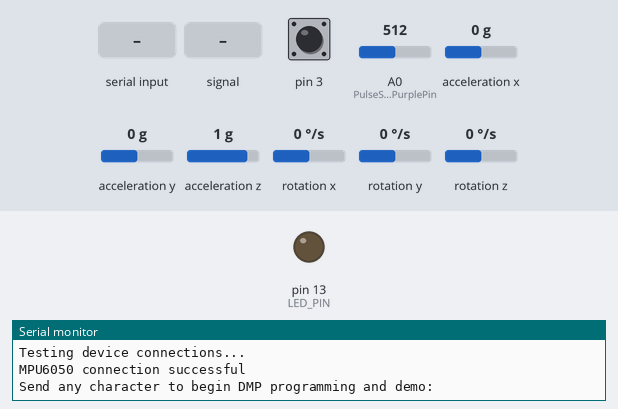
Bench run of a sketch on a simulated Arduino Leonardo, built with avr-gcc and run on an emulated ATmega32U4. Parts: output pins drawn as LEDs (lit = HIGH), the last lines printed to the serial monitor. Inputs (shaded band) come from the test bench; at power-on: A0 (PulseSensorPurplePin) = 512, pin 3 HIGH, acceleration x 0 g, acceleration y 0 g, acceleration z 1 g, rotation x 0 °/s, rotation y 0 °/s, rotation z 0 °/s. The sensor or clock chip raises its interrupt line as the real part does.

Above: at 0.8 s.
0.9 s: "1\n" received over Serial
2.9 s: A0 (PulseSensorPurplePin) fed a 200 Hz sine of ±255 counts around its level
At 3.4 s:
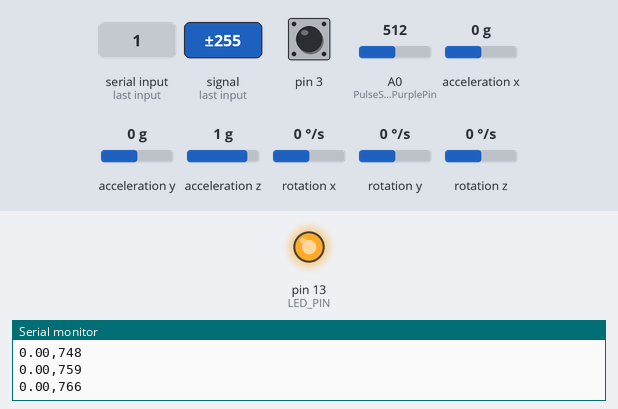
5.9 s: A0 (PulseSensorPurplePin) set to 646
At 7.1 s:
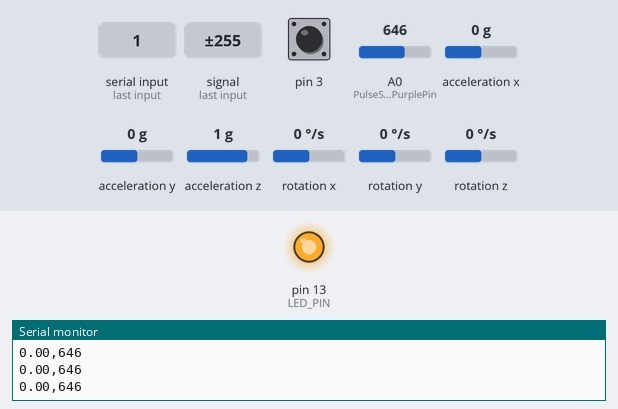
7.4 s: A0 (PulseSensorPurplePin) set to 626
At 8.5 s:
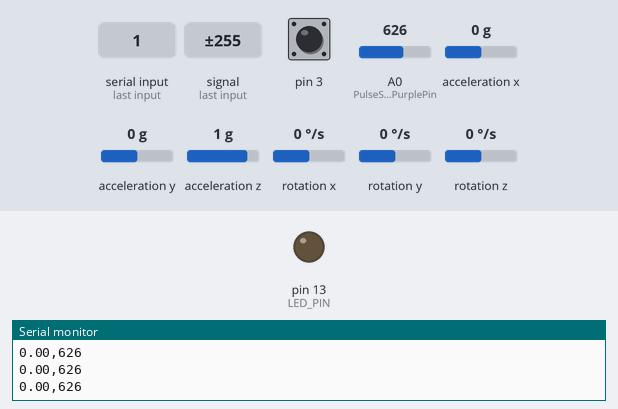
Timing chart, 0 to 9.9 s (numbered marks = the images above; inputs shaded):
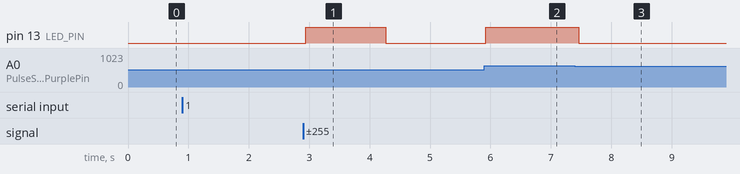

Measured:
- after the input at 2.9 s, pin 13 (LED_PIN): LOW → HIGH after 0.05 s, → LOW 1.3 s later
- after the input at 5.9 s, pin 13 (LED_PIN): LOW → HIGH at once
- after the input at 7.4 s, pin 13 (LED_PIN): HIGH → LOW after 0.06 s

The sketch:

sleep_quality_data_analysis.ino
```cpp
#include <PulseSensorPlayground.h>

// I2C device class (I2Cdev) demonstration Arduino sketch for MPU6050 class using DMP (MotionApps v2.0)
// 6/21/2012 by Jeff Rowberg <jeff@rowberg.net>
// Updates should (hopefully) always be available at https://github.com/jrowberg/i2cdevlib
//
// Changelog:
//      2013-05-08 - added seamless Fastwire support
//                 - added note about gyro calibration
//      2012-06-21 - added note about Arduino 1.0.1 + Leonardo compatibility error
//      2012-06-20 - improved FIFO overflow handling and simplified read process
//      2012-06-19 - completely rearranged DMP initialization code and simplification
//      2012-06-13 - pull gyro and accel data from FIFO packet instead of reading directly
//      2012-06-09 - fix broken FIFO read sequence and change interrupt detection to RISING
//      2012-06-05 - add gravity-compensated initial reference frame acceleration output
//                 - add 3D math helper file to DMP6 example sketch
//                 - add Euler output and Yaw/Pitch/Roll output formats
//      2012-06-04 - remove accel offset clearing for better results (thanks Sungon Lee)
//      2012-06-01 - fixed gyro sensitivity to be 2000 deg/sec instead of 250
//      2012-05-30 - basic DMP initialization working

/* ============================================
I2Cdev device library code is placed under the MIT license
Copyright (c) 2012 Jeff Rowberg

Permission is hereby granted, free of charge, to any person obtaining a copy
of this software and associated documentation files (the "Software"), to deal
in the Software without restriction, including without limitation the rights
to use, copy, modify, merge, publish, distribute, sublicense, and/or sell
copies of the Software, and to permit persons to whom the Software is
furnished to do so, subject to the following conditions:

The above copyright notice and this permission notice shall be included in
all copies or substantial portions of the Software.

THE SOFTWARE IS PROVIDED "AS IS", WITHOUT WARRANTY OF ANY KIND, EXPRESS OR
IMPLIED, INCLUDING BUT NOT LIMITED TO THE WARRANTIES OF MERCHANTABILITY,
FITNESS FOR A PARTICULAR PURPOSE AND NONINFRINGEMENT. IN NO EVENT SHALL THE
AUTHORS OR COPYRIGHT HOLDERS BE LIABLE FOR ANY CLAIM, DAMAGES OR OTHER
LIABILITY, WHETHER IN AN ACTION OF CONTRACT, TORT OR OTHERWISE, ARISING FROM,
OUT OF OR IN CONNECTION WITH THE SOFTWARE OR THE USE OR OTHER DEALINGS IN
THE SOFTWARE.
===============================================
*/

// I2Cdev and MPU6050 must be installed as libraries, or else the .cpp/.h files
// for both classes must be in the include path of your project
#include "I2Cdev.h"

#include "MPU6050_6Axis_MotionApps20.h"
//#include "MPU6050.h" // not necessary if using MotionApps include file

// Arduino Wire library is required if I2Cdev I2CDEV_ARDUINO_WIRE implementation
// is used in I2Cdev.h
#if I2CDEV_IMPLEMENTATION == I2CDEV_ARDUINO_WIRE
    #include "Wire.h"
#endif

// class default I2C address is 0x68
// specific I2C addresses may be passed as a parameter here
// AD0 low = 0x68 (default for SparkFun breakout and InvenSense evaluation board)
// AD0 high = 0x69
MPU6050 mpu;
//MPU6050 mpu(0x69); // <-- use for AD0 high

/* =========================================================================
   NOTE: In addition to connection 3.3v, GND, SDA, and SCL, this sketch
   depends on the MPU-6050's INT pin being connected to the Arduino's
   external interrupt #0 pin. On the Arduino Uno and Mega 2560, this is
   digital I/O pin 2.
 * ========================================================================= */

/* =========================================================================
   NOTE: Arduino v1.0.1 with the Leonardo board generates a compile error
   when using Serial.write(buf, len). The Teapot output uses this method.
   The solution requires a modification to the Arduino USBAPI.h file, which
   is fortunately simple, but annoying. This will be fixed in the next IDE
   release. For more info, see these links:

   http://arduino.cc/forum/index.php/topic,109987.0.html
   http://code.google.com/p/arduino/issues/detail?id=958
 * ========================================================================= */


// uncomment "OUTPUT_READABLE_QUATERNION" if you want to see the actual
// quaternion components in a [w, x, y, z] format (not best for parsing
// on a remote host such as Processing or something though)
//#define OUTPUT_READABLE_QUATERNION

// uncomment "OUTPUT_READABLE_EULER" if you want to see Euler angles
// (in degrees) calculated from the quaternions coming from the FIFO.
// Note that Euler angles suffer from gimbal lock (for more info, see
// http://en.wikipedia.org/wiki/Gimbal_lock)
#define OUTPUT_READABLE_EULER
int PulseSensorPurplePin = 0;        // Pulse Sensor PURPLE WIRE connected to ANALOG PIN 0
int LED13 = 13;   //  The on-board Arduion LED


int Signal;                // holds the incoming raw data. Signal value can range from 0-1024
int Threshold = 636;            // Determine which Signal to "count as a beat", and which to ingore.

int sp=1000,x1=0,x2=0,x3=0,x4=0,x5=0;

// uncomment "OUTPUT_READABLE_YAWPITCHROLL" if you want to see the yaw/
// pitch/roll angles (in degrees) calculated from the quaternions coming
// from the FIFO. Note this also requires gravity vector calculations.
// Also note that yaw/pitch/roll angles suffer from gimbal lock (for
// more info, see: http://en.wikipedia.org/wiki/Gimbal_lock)
//#define OUTPUT_READABLE_YAWPITCHROLL

// uncomment "OUTPUT_READABLE_REALACCEL" if you want to see acceleration
// components with gravity removed. This acceleration reference frame is
// not compensated for orientation, so +X is always +X according to the
// sensor, just without the effects of gravity. If you want acceleration
// compensated for orientation, us OUTPUT_READABLE_WORLDACCEL instead.
//#define OUTPUT_READABLE_REALACCEL

// uncomment "OUTPUT_READABLE_WORLDACCEL" if you want to see acceleration
// components with gravity removed and adjusted for the world frame of
// reference (yaw is relative to initial orientation, since no magnetometer
// is present in this case). Could be quite handy in some cases.
//#define OUTPUT_READABLE_WORLDACCEL

// uncomment "OUTPUT_TEAPOT" if you want output that matches the
// format used for the InvenSense teapot demo
//#define OUTPUT_TEAPOT


#define LED_PIN 13 // (Arduino is 13, Teensy is 11, Teensy++ is 6)
bool blinkState = false;
char incomingval=0;

// MPU control/status vars
bool dmpReady = false;  // set true if DMP init was successful
uint8_t mpuIntStatus;   // holds actual interrupt status byte from MPU
uint8_t devStatus;      // return status after each device operation (0 = success, !0 = error)
uint16_t packetSize;    // expected DMP packet size (default is 42 bytes)
uint16_t fifoCount;     // count of all bytes currently in FIFO
uint8_t fifoBuffer[64]; // FIFO storage buffer

// orientation/motion vars
Quaternion q;           // [w, x, y, z]         quaternion container
VectorInt16 aa;         // [x, y, z]            accel sensor measurements
VectorInt16 aaReal;     // [x, y, z]            gravity-free accel sensor measurements
VectorInt16 aaWorld;    // [x, y, z]            world-frame accel sensor measurements
VectorFloat gravity;    // [x, y, z]            gravity vector
float euler[3];         // [psi, theta, phi]    Euler angle container
float ypr[3];           // [yaw, pitch, roll]   yaw/pitch/roll container and gravity vector

// packet structure for InvenSense teapot demo
uint8_t teapotPacket[14] = { '$', 0x02, 0,0, 0,0, 0,0, 0,0, 0x00, 0x00, '\r', '\n' };


// ================================================================
// ===               INTERRUPT DETECTION ROUTINE                ===
// ================================================================

volatile bool mpuInterrupt = false;     // indicates whether MPU interrupt pin has gone high
void dmpDataReady() {
    mpuInterrupt = true;
}


// ================================================================
// ===                      INITIAL SETUP                       ===
// ================================================================

void setup() {
    // join I2C bus (I2Cdev library doesn't do this automatically)
    #if I2CDEV_IMPLEMENTATION == I2CDEV_ARDUINO_WIRE
        Wire.begin();
        TWBR = 24; // 400kHz I2C clock (200kHz if CPU is 8MHz)
    #elif I2CDEV_IMPLEMENTATION == I2CDEV_BUILTIN_FASTWIRE
        Fastwire::setup(400, true);
    #endif

    // initialize serial communication
    // (115200 chosen because it is required for Teapot Demo output, but it's
    // really up to you depending on your project)
      pinMode(LED_BUILTIN,OUTPUT);
    Serial.begin(115200);

    while (!Serial); // wait for Leonardo enumeration, others continue immediately

    // NOTE: 8MHz or slower host processors, like the Teensy @ 3.3v or Ardunio
    // Pro Mini running at 3.3v, cannot handle this baud rate reliably due to
    // the baud timing being too misaligned with processor ticks. You must use
    // 38400 or slower in these cases, or use some kind of external separate
    // crystal solution for the UART timer.

    // initialize device
    Serial.println(F("Initializing I2C devices..."));
    mpu.initialize();

    // verify connection
    Serial.println(F("Testing device connections..."));
    Serial.println(mpu.testConnection() ? F("MPU6050 connection successful") : F("MPU6050 connection failed"));

    // wait for ready
    Serial.println(F("\nSend any character to begin DMP programming and demo: "));
    while (Serial.available() && Serial.read()); // empty buffer
    while (!Serial.available());                 // wait for data
    while (Serial.available() && Serial.read()); // empty buffer again

    // load and configure the DMP
    Serial.println(F("Initializing DMP..."));
    devStatus = mpu.dmpInitialize();

    // supply your own gyro offsets here, scaled for min sensitivity
    mpu.setXGyroOffset(220);
    mpu.setYGyroOffset(76);
    mpu.setZGyroOffset(-85);
    mpu.setZAccelOffset(1788); // 1688 factory default for my test chip

    // make sure it worked (returns 0 if so)
    if (devStatus == 0) {
        // turn on the DMP, now that it's ready
        Serial.println(F("Enabling DMP..."));
        mpu.setDMPEnabled(true);

        // enable Arduino interrupt detection
        Serial.println(F("Enabling interrupt detection (Arduino external interrupt 0)..."));
        attachInterrupt(0, dmpDataReady, RISING);
        mpuIntStatus = mpu.getIntStatus();

        // set our DMP Ready flag so the main loop() function knows it's okay to use it
        Serial.println(F("DMP ready! Waiting for first interrupt..."));
        dmpReady = true;

        // get expected DMP packet size for later comparison
        packetSize = mpu.dmpGetFIFOPacketSize();
    } else {
        // ERROR!
        // 1 = initial memory load failed
        // 2 = DMP configuration updates failed
        // (if it's going to break, usually the code will be 1)
        Serial.print(F("DMP Initialization failed (code "));
        Serial.print(devStatus);
        Serial.println(F(")"));
    }

    // configure LED for output
    pinMode(LED_PIN, OUTPUT);
}


// ================================================================
// ===                    MAIN PROGRAM LOOP                     ===
// ================================================================

void loop() {
  delay(100);


    // if programming failed, don't try to do anything
    if (!dmpReady) return;

    // wait for MPU interrupt or extra packet(s) available
    while (!mpuInterrupt && fifoCount < packetSize) {
        // other program behavior stuff here
        // .
        // .
        // .
        // if you are really paranoid you can frequently test in between other
        // stuff to see if mpuInterrupt is true, and if so, "break;" from the
        // while() loop to immediately process the MPU data
        // .
        // .
        // .
    }

    // reset interrupt flag and get INT_STATUS byte
    mpuInterrupt = false;
    mpuIntStatus = mpu.getIntStatus();

    // get current FIFO count
    fifoCount = mpu.getFIFOCount();

    // check for overflow (this should never happen unless our code is too inefficient)
    if ((mpuIntStatus & 0x10) || fifoCount == 1024) {
        // reset so we can continue cleanly
        mpu.resetFIFO();
        //Serial.println(F("FIFO overflow!"));

    // otherwise, check for DMP data ready interrupt (this should happen frequently)
    } else if (mpuIntStatus & 0x02) {
        // wait for correct available data length, should be a VERY short wait
        while (fifoCount < packetSize) fifoCount = mpu.getFIFOCount();

        // read a packet from FIFO
        mpu.getFIFOBytes(fifoBuffer, packetSize);

        // track FIFO count here in case there is > 1 packet available
        // (this lets us immediately read more without waiting for an interrupt)
        fifoCount -= packetSize;

        #ifdef OUTPUT_READABLE_QUATERNION
            // display quaternion values in easy matrix form: w x y z
            mpu.dmpGetQuaternion(&q, fifoBuffer);
            Serial.print("quat\t");
            Serial.print(q.w);
            Serial.print("\t");
            Serial.print(q.x);
            Serial.print("\t");
            Serial.print(q.y);
            Serial.print("\t");
            Serial.println(q.z);
        #endif

        #ifdef OUTPUT_READABLE_EULER
            // display Euler angles in degrees
            mpu.dmpGetQuaternion(&q, fifoBuffer);
            mpu.dmpGetEuler(euler, &q);
            //Serial.print("euler\t");
            float val=euler[0] * 180/M_PI;
            Serial.print(val);
            //Serial.print("\t\n");
            /*x5=x4;
            x4=x3;
            x3=x2;
            x2=x1;
            x1=val;
            int avg=(abs(val-x1)+abs(val-x2)+abs(val-x3)+abs(val-x4)+abs(val-x5))/5;
            if(abs(avg)>10)
            {
            Serial.println("Sleep interference detected!");
            sp=sp-1;
            Serial.print("Sleep Quality: ");

            Serial.println(sp);
            Serial.print("Sleep Analysis Result:");
            if(sp>900)
            {
              Serial.println("Perfect Sleep! Rise and shine!");
            }
            else if(sp>700 and sp<900)
            {
              Serial.println("Sound sleep! Rise and shine!");
            }
            else if(sp>500 and sp<700)
            {
              Serial.println("Good sleep! Rise and shine!");
            }
            else if(sp>200 and sp<500)
            {
              Serial.println("Bad sleep. Good sleep is the key to a good day. Take care!");
            }
            else if(sp>0 and sp<200)
            {
              Serial.println("Very bad sleep. Extreme disturbances during sleep! Please consult a doctor");
            }
            }*/
            Serial.print(",");

            //Serial.print(euler[1] * 180/M_PI);
            //Serial.print("\t");
            //Serial.println(euler[2] * 180/M_PI);
        #endif

        #ifdef OUTPUT_READABLE_YAWPITCHROLL
            // display Euler angles in degrees
            mpu.dmpGetQuaternion(&q, fifoBuffer);
            mpu.dmpGetGravity(&gravity, &q);
            mpu.dmpGetYawPitchRoll(ypr, &q, &gravity);
            Serial.print("ypr\t");
            Serial.print(ypr[0] * 180/M_PI);
            Serial.print("\t");
            Serial.print(ypr[1] * 180/M_PI);
            Serial.print("\t");
            Serial.println(ypr[2] * 180/M_PI);
        #endif

        #ifdef OUTPUT_READABLE_REALACCEL
            // display real acceleration, adjusted to remove gravity
            mpu.dmpGetQuaternion(&q, fifoBuffer);
            mpu.dmpGetAccel(&aa, fifoBuffer);
            mpu.dmpGetGravity(&gravity, &q);
            mpu.dmpGetLinearAccel(&aaReal, &aa, &gravity);
            Serial.print("areal\t");
            Serial.print(aaReal.x);
            Serial.print("\t");
            Serial.print(aaReal.y);
            Serial.print("\t");
            Serial.println(aaReal.z);
        #endif

        #ifdef OUTPUT_READABLE_WORLDACCEL
            // display initial world-frame acceleration, adjusted to remove gravity
            // and rotated based on known orientation from quaternion
            mpu.dmpGetQuaternion(&q, fifoBuffer);
            mpu.dmpGetAccel(&aa, fifoBuffer);
            mpu.dmpGetGravity(&gravity, &q);
            mpu.dmpGetLinearAccel(&aaReal, &aa, &gravity);
            mpu.dmpGetLinearAccelInWorld(&aaWorld, &aaReal, &q);
            Serial.print("aworld\t");
            Serial.print(aaWorld.x);
            Serial.print("\t");
            Serial.print(aaWorld.y);
            Serial.print("\t");
            Serial.println(aaWorld.z);
        #endif

        #ifdef OUTPUT_TEAPOT
            // display quaternion values in InvenSense Teapot demo format:
            teapotPacket[2] = fifoBuffer[0];
            teapotPacket[3] = fifoBuffer[1];
            teapotPacket[4] = fifoBuffer[4];
            teapotPacket[5] = fifoBuffer[5];
            teapotPacket[6] = fifoBuffer[8];
            teapotPacket[7] = fifoBuffer[9];
            teapotPacket[8] = fifoBuffer[12];
            teapotPacket[9] = fifoBuffer[13];
            Serial.write(teapotPacket, 14);
            teapotPacket[11]++; // packetCount, loops at 0xFF on purpose
        #endif

        // blink LED to indicate activity
        blinkState = !blinkState;
        digitalWrite(LED_PIN, blinkState);

  Signal = analogRead(PulseSensorPurplePin);  // Read the PulseSensor's value.
                                              // Assign this value to the "Signal" variable.

   //Serial.print("Pulse sensor: ");
   Serial.println(Signal);// Send the Signal value to Serial Plotter.


   if(Signal > Threshold){                          // If the signal is above "550", then "turn-on" Arduino's on-Board LED.
     digitalWrite(LED_BUILTIN,HIGH);
   } else {
     digitalWrite(LED_BUILTIN,LOW);                //  Else, the sigal must be below "550", so "turn-off" this LED.
   }


    }
}
```
